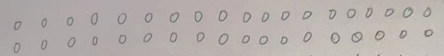
#> input picture data/data0.png, 444 x 56 px
$ python -i preprocess.py   (imports and definitions only)
#> lines starting #> are read from the running program, lines starting #| are printed output that depends on the picture; after the words box and inside, x2 and y2 are one past the last pixel; in counts of white or black regions, pixels touching at a corner belong together
import cv2
import numpy as np

"""###############################图像预处理###############################################"""
# 反相灰度图，将黑白阈值颠倒,挨个像素处理
def accessPiexl(img):
    # change_gray(img)
    height = img.shape[0]
#> height = 56
    width = img.shape[1]
#> width = 444
    for i in range(height):
       for j in range(width):
           img[i][j] = 255 - img[i][j]
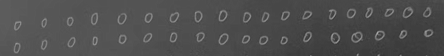
#> img: shape (56, 444); min 51, max 166, mean 78.9
    return img

# 反相二值化图像

def accessBinary(img):
    img = accessPiexl(img)#反色

    kernel = np.ones((3, 3), np.uint8)
    #滤波
    # img = cv2.medianBlur(img, 3)#均值滤波 即当对一个值进行滤波时，使用当前值与周围8个值之和，取平均做为当前值
    img = cv2.GaussianBlur(img, (3, 3), 0)#高斯滤波 根据高斯的距离对周围的点进行加权,求平均值1，0.8， 0.6， 0.8
    # img = cv2.medianBlur(img, 3)#中值滤波 将9个数据从小到大排列，取中间值作为当前值

    # 进行腐蚀操作，去除边缘毛躁
    # img = cv2.erode(img, kernel, iterations=1)

    #利用阈值函数，二值化
    # _, img = cv2.threshold(img, threshold, 0, cv2.THRESH_TOZERO)#简单二值化，阈值固定
    img = cv2.adaptiveThreshold(img, 255, cv2.ADAPTIVE_THRESH_MEAN_C, cv2.THRESH_BINARY, 7, -9)#自适应滤波   这个效果还行
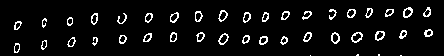
#> img: shape (56, 444); 6% white in thin lines or dots, all inside (x1, y1, x2, y2) = (14, 7, 433, 56)

    # 边缘膨胀，不加也可以
    img = cv2.dilate(img, kernel, iterations=1)#被执行的次数
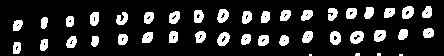
#> img: shape (56, 444); 14.8% white; 41 white regions (4 under 20 px)
    return img


# 显示结果及边框
def showResults(path, borders, re_path,results=None):
    img = cv2.imread(path)
    # 绘制
    print(img.shape)
    for i, border in enumerate(borders):
        cv2.rectangle(img, border[0], border[1], (0, 0, 255))
        # cv2.rectangle(img, (x, y), (x + w, y + h), (0, 255, 0), 2)
        # 画出矩形，各参数依次是：img是原图，第二个参数是矩阵的左上点坐标，
        # 第三个参数是矩阵的右下点坐标，第四个参数是画线对应的rgb颜色，第五个参数是所画的线的宽度。
        # print(type(results[0]))
        if results != None:
            cv2.putText(img, str(results[i]), border[0], cv2.FONT_HERSHEY_COMPLEX, 0.8, (0, 255, 0), 1)
            # img – 想要打印上文字的图像  text – 想要打印的文字  org – 文字的左下角坐标
            # fontFace – 字体，可选的有：FONT_HERSHEY_SIMPLEX,
        # cv2.circle(img, border[0], 1, (0, 255, 0), 0)
    cv2.imshow('result', img)
    cv2.waitKey(0)
    cv2.imwrite(re_path, img)
#####################################################################


# 寻找边缘，返回边框的左上角和右下角（利用cv2.findContours）
def findBorderContours(path, maxArea=100):
    img = cv2.imread(path, cv2.IMREAD_GRAYSCALE)
    img = accessBinary(img)
    #这里关于返回值是几个网上不太确定，但是本工程是2个
    contours, _ = cv2.findContours(img, cv2.RETR_EXTERNAL, cv2.CHAIN_APPROX_NONE)
#> contours = 41 contours, 4 with area under 20; largest, box (x1, y1, x2, y2) and area: (350, 31, 364, 44) 126, (217, 32, 230, 46) 118, (402, 6, 414, 19) 111, (330, 31, 341, 45) 110, (217, 9, 229, 23) 110
    borders = []
    for contour in contours:
        # 将边缘拟合成一个边框
        x, y, w, h = cv2.boundingRect(contour)
        if w * h > maxArea:
            if h > 20:
                border = [(x, y), (x + w, y + h)]
                borders.append(border)
#> this loop made 41 passes
#> (x, y, w, h) on passes 1 to 12: (399, 54, 4, 2), (309, 54, 3, 2), (377, 53, 4, 3), (355, 53, 5, 3), (13, 42, 8, 12), (40, 39, 8, 12), (91, 36, 8, 11), (66, 36, 11, 12), (279, 35, 10, 11), (258, 35, 11, 11), (241, 34, 10, 11), (118, 34, 10, 11)
#> after the loop, borders = []
    return borders

def transMNIST(path, borders, size=(28, 28)):
    imgData = np.zeros((len(borders), size[0], size[0], 1), dtype='uint8')
    img = cv2.imread(path, cv2.IMREAD_GRAYSCALE)
    img = accessBinary(img)
    for i, border in enumerate(borders):
        borderImg = img[border[0][1]:border[1][1], border[0][0]:border[1][0]]
        h = abs(border[0][1] - border[1][1])#高度
        # 根据最大边缘拓展像素
        extendPiexl = (max(borderImg.shape) - min(borderImg.shape)) // 2
        h_extend = h // 5
        # print(h_extend)
        targetImg = cv2.copyMakeBorder(borderImg, h_extend, h_extend, int(extendPiexl*1.1), int(extendPiexl*1.1), cv2.BORDER_CONSTANT)
        targetImg = cv2.resize(targetImg, size)
        targetImg = np.expand_dims(targetImg, axis=-1)
        imgData[i] = targetImg
    return imgData

>>> result = findBorderContours('data/data0.png')
#> result = []

$ run again, on data/data1.png
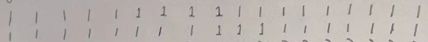
#> input picture data/data1.png, 428 x 42 px
#> after the loop in accessPiexl, `for i in range(height):`:
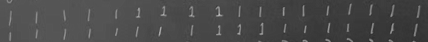
#> img: shape (42, 428); min 41, max 189, mean 73.6
#> in accessBinary, `img = cv2.dilate(img, kernel, iterations=1)#被执行的次数`:
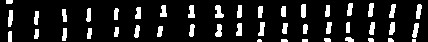
#> img: shape (42, 428); 12.6% white; 45 white regions (3 under 20 px)
#> contours = 45 contours, 8 with area under 20; largest, box (x1, y1, x2, y2) and area: (215, 5, 224, 18) 60, (215, 24, 222, 37) 52, (412, 23, 419, 38) 52, (8, 10, 13, 27) 50, (301, 4, 306, 18) 50
#> the loop in findBorderContours, `for contour in contours:` made 45 passes
#> (x, y, w, h) on passes 1 to 8: (412, 39, 4, 3), (302, 39, 6, 3), (281, 39, 7, 3), (257, 39, 5, 3), (388, 38, 6, 4), (368, 38, 6, 4), (324, 38, 7, 4), (345, 37, 9, 5)
#> after the loop in findBorderContours, `for contour in contours:`: borders = []

$ run again, on data/data2.png
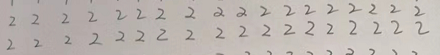
#> input picture data/data2.png, 440 x 55 px
#> after the loop in accessPiexl, `for i in range(height):`:
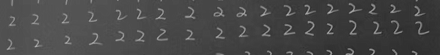
#> img: shape (55, 440); min 34, max 183, mean 71.6
#> in accessBinary, `img = cv2.dilate(img, kernel, iterations=1)#被执行的次数`:
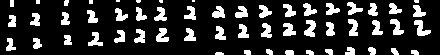
#> img: shape (55, 440); 17.4% white; 55 white regions (7 under 20 px)
#> contours = 55 contours, 10 with area under 20; largest, box (x1, y1, x2, y2) and area: (414, 20, 431, 36) 108, (304, 20, 316, 37) 107, (156, 28, 169, 42) 96, (390, 19, 404, 35) 96, (348, 19, 358, 36) 94
#> the loop in findBorderContours, `for contour in contours:` made 55 passes
#> (x, y, w, h) on passes 1 to 8: (215, 52, 9, 3), (411, 50, 8, 5), (306, 50, 8, 5), (285, 50, 9, 5), (244, 50, 7, 5), (325, 49, 8, 6), (266, 49, 7, 6), (391, 48, 8, 7)
#> after the loop in findBorderContours, `for contour in contours:`: borders = []

$ run again, on data/data3.png
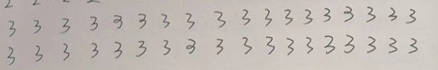
#> input picture data/data3.png, 438 x 70 px
#> after the loop in accessPiexl, `for i in range(height):`:
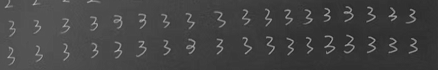
#> img: shape (70, 438); min 30, max 175, mean 67.8
#> in accessBinary, `img = cv2.dilate(img, kernel, iterations=1)#被执行的次数`:
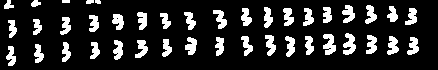
#> img: shape (70, 438); 15.9% white; 41 white regions
#> contours = 41 contours, 3 with area under 20; largest, box (x1, y1, x2, y2) and area: (323, 34, 336, 55) 146, (343, 33, 356, 55) 144, (387, 36, 399, 55) 117, (185, 37, 197, 55) 116, (342, 5, 355, 23) 116
#> the loop in findBorderContours, `for contour in contours:` made 41 passes
#> (x, y, w, h, border) on passes 13, 16, 17, 18, 33: (285, 36, 10, 21, [(285, 36), (295, 57)]), (265, 35, 11, 21, [(265, 35), (276, 56)]), (323, 34, 13, 21, [(323, 34), (336, 55)]), (343, 33, 13, 22, [(343, 33), (356, 55)]), (264, 7, 9, 21, [(264, 7), (273, 28)])
#> after the loop in findBorderContours, `for contour in contours:`: borders = [[(285, 36), (295, 57)], [(265, 35), (276, 56)], [(323, 34), (336, 55)], [(343, 33), (356, 55)], [(264, 7), (273, 28)]]
#> result has the same summary as borders in findBorderContours
